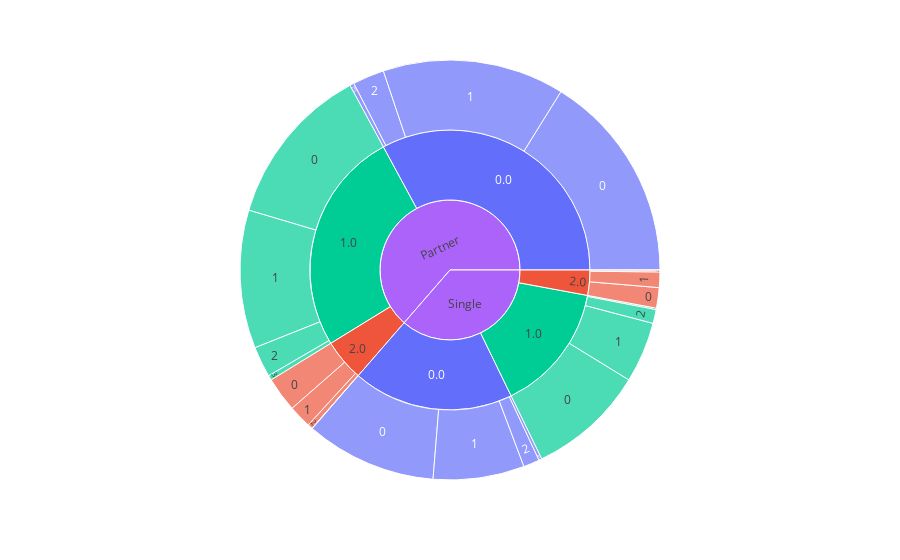

The cell this chart's notebook holds for it:
### Code cell
fig = px.sunburst(df, path=['family_size','education', 'children'], values='spent', color='education')
fig.show()

### Figure 1 — Plotly figure (JSON) as saved in the notebook; plotly's stock layout.template omitted (floating-point values rounded to 4 significant figures)
{"data": [{"branchvalues": "total", "customdata": [["0.0"], ["2.0"], ["2.0"], ["1.0"], ["0.0"], ["0.0"], ["2.0"], ["1.0"], ["0.0"], ["1.0"], ["0.0"], ["2.0"], ["1.0"], ["1.0"], ["0.0"], ["1.0"], ["1.0"], ["2.0"], ["2.0"], ["2.0"], ["1.0"], ["0.0"], ["(?)"], ["0.0"], ["1.0"], ["1.0"], ["0.0"], ["2.0"], ["2.0"], ["(?)"], ["2.0"], ["0.0"]], "domain": {"x": [0, 1], "y": [0, 1]}, "hovertemplate": "labels=%{label}<br>spent=%{value}<br>parent=%{parent}<br>id=%{id}<br>education=%{customdata[0]}<extra></extra>", "ids": ["Partner/0.0/0", "Single/2.0/2", "Partner/2.0/2", "Partner/1.0/2", "Partner/0.0/2", "Partner/0.0", "Partner/2.0/1", "Single/1.0/3", "Single/0.0", "Single/1.0", "Partner/0.0/1", "Partner/2.0", "Single/1.0/0", "Partner/1.0/0", "Single/0.0/0", "Partner/1.0", "Partner/1.0/3", "Single/2.0", "Single/2.0/3", "Partner/2.0/3", "Single/1.0/2", "Partner/0.0/3", "Partner", "Single/0.0/2", "Single/1.0/1", "Partner/1.0/1", "Single/0.0/1", "Single/2.0/0", "Partner/2.0/0", "Single", "Single/2.0/1", "Single/0.0/3"], "labels": ["0", "2", "2", "2", "2", "0.0", "1", "3", "0.0", "1.0", "1", "2.0", "0", "0", "0", "1.0", "3", "2.0", "3", "3", "2", "3", "Partner", "2", "1", "1", "1", "0", "0", "Single", "1", "3"], "marker": {"colors": ["#636efa", "#EF553B", "#EF553B", "#00cc96", "#636efa", "#636efa", "#EF553B", "#00cc96", "#636efa", "#00cc96", "#636efa", "#EF553B", "#00cc96", "#00cc96", "#636efa", "#00cc96", "#00cc96", "#EF553B", "#EF553B", "#EF553B", "#00cc96", "#636efa", "#ab63fa", "#636efa", "#00cc96", "#00cc96", "#636efa", "#EF553B", "#EF553B", "#ab63fa", "#EF553B", "#636efa"]}, "name": "", "parents": ["Partner/0.0", "Single/2.0", "Partner/2.0", "Partner/1.0", "Partner/0.0", "Partner", "Partner/2.0", "Single/1.0", "Single", "Single", "Partner/0.0", "Partner", "Single/1.0", "Partner/1.0", "Single/0.0", "Partner", "Partner/1.0", "Single", "Single/2.0", "Partner/2.0", "Single/1.0", "Partner/0.0", "", "Single/0.0", "Single/1.0", "Partner/1.0", "Single/0.0", "Single/2.0", "Partner/2.0", "", "Single/2.0", "Single/0.0"], "type": "sunburst", "values": [219064, 1953, 5120, 32107, 32995, 446498, 23953, 1500, 252128, 202062, 190050, 65732, 122566, 169574, 136926, 351088, 5062, 39480, 17, 422, 14523, 4389, 863318, 16846, 63473, 144345, 95192, 21280, 36237, 493670, 16230, 3164]}], "layout": {"legend": {"tracegroupgap": 0}, "margin": {"t": 60}}}
